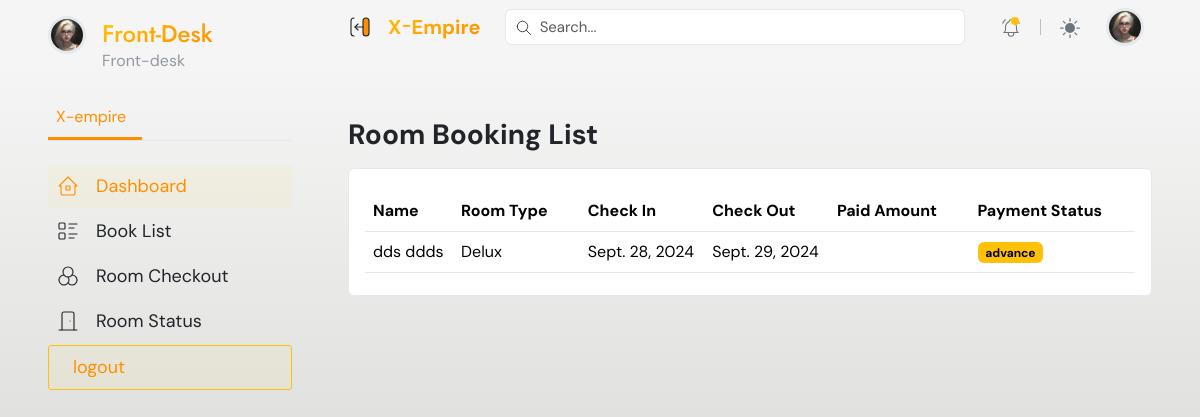
/dashboard/admin/view/booking_list/, run on an earlier commit of the app's database.
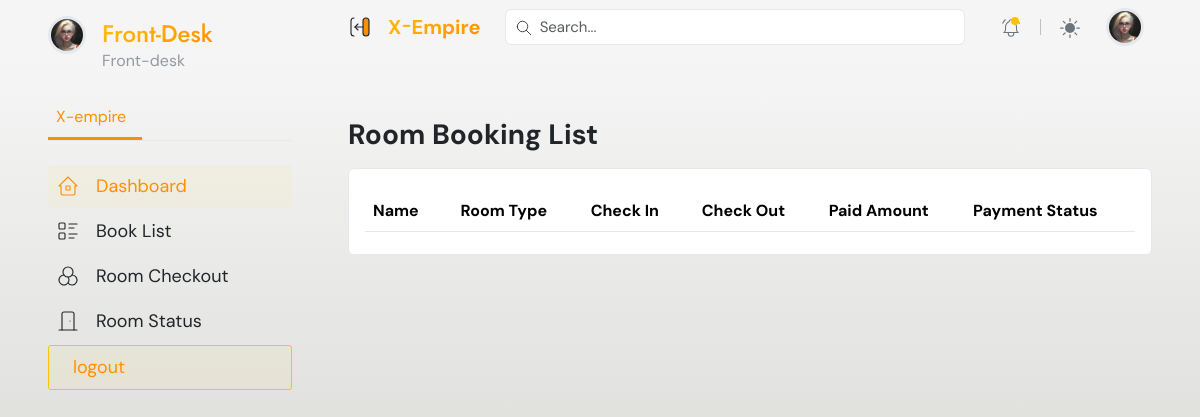
And on a later commit of the database.
### bookings/models.py (models this page shows, shortened)
class Transaction(models.Model):
    user = models.ForeignKey(User, on_delete=models.SET_NULL, null=True, blank=True)
    hotel = models.ForeignKey('Hotel', on_delete=models.SET_NULL, null=True)
    room_type = models.ForeignKey('RoomType', on_delete=models.SET_NULL, null=True)
    room = models.ManyToManyField('Room')  # This can be used for both bookings and reservations
    check_in_date = models.DateField()
    check_out_date = models.DateField()
    num_adults = models.PositiveIntegerField(default=1)
    num_children = models.PositiveIntegerField(default=0)
    total_amount = models.DecimalField(max_digits=12, decimal_places=2, default=0.00)
    date_created = models.DateTimeField(auto_now_add=True)
    class Meta:
        abstract = True

class Booking(Transaction):
    booking_id = ShortUUIDField(unique=True, length=10, max_length=20, alphabet="abcdefghijklmnopqrstuvxyz")
    is_active = models.BooleanField(default=True)
    checked_in = models.BooleanField(default=False)
    checked_out = models.BooleanField(default=False)
    reservation = models.OneToOneField('Reservation', on_delete=models.SET_NULL, null=True, blank=True)
    date = models.DateTimeField(auto_now_add=True)
    coupon = models.ForeignKey('Coupon', on_delete=models.SET_NULL, null=True, blank=True)
    @property
    def payment_status(self):
        payment = Payment.objects.filter(booking=self).last()
        return payment.status if payment else 'Unpaid'

class RoomType(models.Model):
    ROOM_TYPES = (
        ('Delux', 'Delux'),
        ('Executive', 'Executive'),
        ('Presidential', 'Presidential'),
    )
    hotel = models.ForeignKey(Hotel, on_delete=models.CASCADE)
    banner_img = models.ImageField(upload_to="room_type", null=True, blank=True)
    type = models.CharField(max_length=20, choices = ROOM_TYPES, null=True, blank=True)
    base_price = models.DecimalField(max_digits=12, decimal_places=2, default=0.00)
    number_of_beds = models.PositiveIntegerField(default=0)
    room_capacity = models.PositiveIntegerField(default=0)
    rtid = ShortUUIDField(unique=True, length=10, max_length=20, alphabet="abcdefghijklmnopqrstuvxyz")
    slug = models.SlugField(null=True, blank=True)
    date = models.DateTimeField(auto_now_add=True)
    def __str__(self):
        return f"{self.type}"

class Payment(models.Model):
    PAYMENT_STATUS_CHOICES = [
        ('pending', 'pending'),
        ('advance', 'advance'),
        ('completed', 'completed'),
        ('failed', 'Failed'),
        ('refunded', 'refunded'),
    ]
    PAYMENT_MODE_CHOICES = [
        ('cash', 'Cash'),
        ('credit_card', 'Credit Card'),
        ('paypal', 'PayPal'),
    ]
    booking = models.ForeignKey('Booking', related_name='payments', on_delete=models.CASCADE)
    status = models.CharField(max_length=20, choices=PAYMENT_STATUS_CHOICES, default='pending')
    mode = models.CharField(max_length=20, choices=PAYMENT_MODE_CHOICES, default='cash')
    amount = models.DecimalField(max_digits=12, decimal_places=2, default=0.00)
    date = models.DateTimeField(auto_now_add=True)
    transaction_id = ShortUUIDField(unique=True, length=10, max_length=20, alphabet="abcdefghijklmnopqrstuvxyz")

### accounts/models.py (models this page shows, shortened)
class User(AbstractUser):
    email = models.EmailField(unique=True)
    phone = models.CharField(max_length=100, null=True, blank=True)
    is_admin = models.BooleanField(default=False)
    is_supervisor = models.BooleanField(default=False)
    is_account_officer = models.BooleanField(default=False)
    is_frontdesk_officer = models.BooleanField(default=False)
    is_pos_officer = models.BooleanField(default=False)
    is_worker = models.BooleanField(default=False)
    active_status = models.BooleanField(default=False)
    t_and_c = models.BooleanField(default=False)

### dashboard/views.py (the view)
# urls.py: path('admin/view/booking_list/',views.admin_booking_list, name ="admin_booking_list"),
def admin_booking_list(request):
    template = "admin_user/admin_bookinglist.html"
    bookin_list = Booking.objects.all()
    room_service_form =  RoomServiceForm()
    additional_charge_form =  AdditionalChargeForm()
    context = {
        'bookings':bookin_list,
        'room_service_form': room_service_form,
        "additional_charge_form":additional_charge_form,
    }
    return render (request,template, context)

### bookings/forms.py
class RoomServiceForm(forms.ModelForm):
    class Meta:
        model = RoomServices
        fields = ['room', 'service_type','price']
    def __init__(self, *args, **kwargs):
        super(RoomServiceForm, self).__init__(*args, **kwargs)
        self.fields['room'].widget.attrs.update({ 'class': 'form-control', 'placeholder': 'Room'})
        self.fields['service_type'].widget.attrs.update({ 'class': 'form-control', 'placeholder': 'Service Type'})
        self.fields['price'].widget.attrs.update({ 'class': 'form-control', 'placeholder': ' Price'})

class AdditionalChargeForm(forms.ModelForm):
    class Meta:
        model =  AdditionalCharge
        fields = ['category', 'description','amount']
    def __init__(self, *args, **kwargs):
        super(AdditionalChargeForm, self).__init__(*args, **kwargs)
        self.fields['category'].widget.attrs.update({ 'class': 'form-control', 'placeholder': 'Choose Category'})
        self.fields['description'].widget.attrs.update({ 'class': 'form-control', 'placeholder': 'Write a description of the service'})
        self.fields['amount'].widget.attrs.update({ 'class': 'form-control', 'placeholder': ' Price'})

### dashboard/templates/admin_user/admin_bookinglist.html (shortened to what this page needs)
{% extends 'dashboard_base.html' %}
{% load static %}
{% block content %}
    <main class="container-fluid px-0">
        {% if request.user.is_admin %}
            {% include '../partials/menubars/admin_sidebar.html' %}
        {% elif request.user.is_supervisor %}
            {% include '../partials/menubars/supervisor_sidebar.html' %}
        {% elif request.user.is_account_officer %}
            {% include '../partials/menubars/accounting_sidebar.html' %}
        {% else %}
            {% include '../partials/menubars/frontdesk_sidebar.html' %}
        {% endif %}
        <div class="content">
            {% include '../partials/top_header.html' %}
            <div class="px-xl-5 px-lg-4 px-3 py-3 page-body mt-5">
                <div class="row g-3">
                    <div class="col-sm-12">
                        <div class="d-flex align-items-center justify-content-between flex-wrap">
                            <h3 class="fw-bold mb-0">Room Booking List</h3>
                        </div>
                    </div>
                    <div class="col-sm-12">
                        <div class="card">
                            <div class="card-body">
                                <table class="table dataTable align-middle table-hover table-body" style="width: 100%;">
                                    <thead>
                                        <tr>
                                            <th>Name</th>
                                            <th>Room Type</th>
                                            <th>Check In</th>
                                            <th>Check Out</th>
                                            <th>Paid Amount</th>
                                            <th>Payment Status</th>
                                        </tr>
                                    </thead>
                                    <tbody>
                                        {% for booking in bookings %}
                                            <tr>
                                                <td>
                                                    {{booking.user.first_name}}  {{booking.user.last_name}}
                                                </td>
                                                <td>{{booking.room_type}}</td>
                                                <td>{{booking.check_in_date}}</td>
                                                <td>{{booking.check_out_date}}</td>
                                                <td>{{booking.total}}</td>
                                                <td><span class="badge text-bg-warning">{{booking.payment_status}}</span></td>
                                            </tr>
                                        {% endfor %}
                                    </tbody>
                                </table>
                            </div>
                        </div>
                    </div>
                </div>
            </div>
        </div>
    </main>
{% endblock %}

What changed in the data, as far as the page shows it:
removed Booking: user.first_name "dds", user.last_name "ddds", room_type "Delux", check_in_date "Sept. 28, 2024", check_out_date "Sept. 29, 2024", payment_status "advance"
